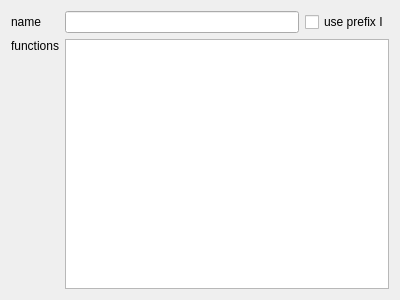
<?xml version="1.0" encoding="UTF-8"?>
<ui version="4.0">
 <class>GeneratorInterface</class>
 <widget class="QWidget" name="GeneratorInterface">
  <property name="geometry">
   <rect>
    <x>0</x>
    <y>0</y>
    <width>400</width>
    <height>300</height>
   </rect>
  </property>
  <property name="windowTitle">
   <string>GeneratorInterface</string>
  </property>
  <layout class="QGridLayout" name="gridLayout_2">
   <item row="0" column="0">
    <layout class="QGridLayout" name="gridLayout">
     <item row="1" column="0">
      <widget class="QLabel" name="label_2">
       <property name="text">
        <string>functions</string>
       </property>
       <property name="alignment">
        <set>Qt::AlignLeading|Qt::AlignLeft|Qt::AlignTop</set>
       </property>
      </widget>
     </item>
     <item row="0" column="0">
      <widget class="QLabel" name="label">
       <property name="text">
        <string>name</string>
       </property>
      </widget>
     </item>
     <item row="0" column="1">
      <widget class="QLineEdit" name="lineEditName"/>
     </item>
     <item row="0" column="2">
      <widget class="QCheckBox" name="checkBoxPrefix">
       <property name="text">
        <string>use prefix I</string>
       </property>
      </widget>
     </item>
     <item row="1" column="1" colspan="2">
      <widget class="QPlainTextEdit" name="plainTextEditFunctions"/>
     </item>
    </layout>
   </item>
  </layout>
 </widget>
 <resources/>
 <connections/>
</ui>
